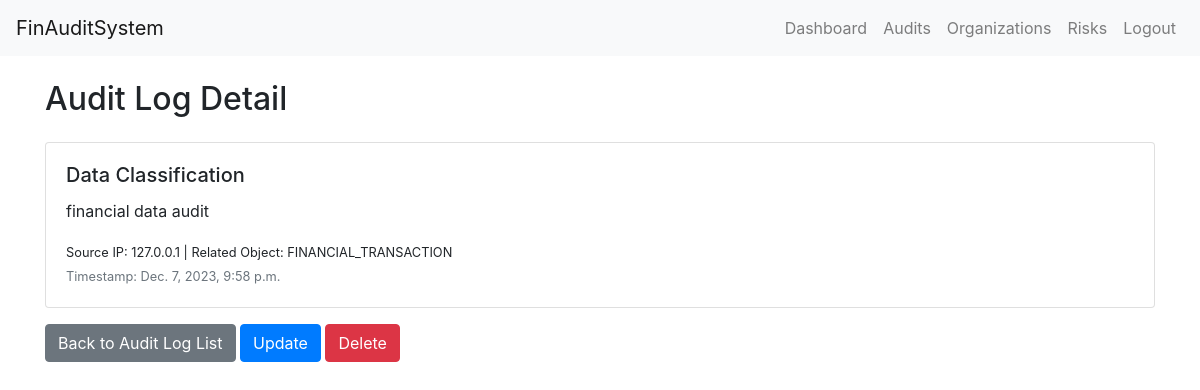
Page /audit/audit-log/2/ (signed in) on the committed database.
### audit/models.py (models this page shows, shortened)
class AuditLog(models.Model):
    AUDIT_ACTIONS = [
    ('AUTOMATED_AUDIT', 'Automated Audit'),
    ('DATA_CLASSIFICATION', 'Data Classification'),
    ('TPA_REGULAR_CHECK', 'TPA Regular Check'),
    ('DYNAMIC_DATA_OPERATION', 'Dynamic Data Operation'),
    ('RISK_ASSESSMENT', 'Risk Assessment'),
    ('USER_COLLABORATION', 'User Collaboration'),
    ('INFO_MANAGEMENT', 'Information Management'),
    ('SYSTEM_EFFICIENCY', 'System Efficiency'),
    ('COMPLIANCE_CHECK', 'Compliance Check'),
    ('SECURITY_INCIDENT', 'Security Incident Investigation'),
    ('DATA_BACKUP_RESTORE', 'Data Backup and Restore'),
    ('ACCESS_GRANT_REVOKE', 'Access Grant/Revoke'),
    ('AUDIT_REPORT_GENERATION', 'Audit Report Generation'),
    ('SYSTEM_UPGRADE', 'System Upgrade'),
    ('EXTERNAL_SYSTEM_INTEGRATION', 'External System Integration'),
]
    RELATED_OBJECTS = [
    ('USER_ACCOUNT', 'User Account'),
    ('FINANCIAL_TRANSACTION', 'Financial Transaction'),
    ('DATA_RECORD', 'Data Record'),
    ('DATABASE_TABLE', 'Database Table'),
    ('SYSTEM_SETTING', 'System Setting'),
    ('DOCUMENT', 'Document'),
    ('SECURITY_POLICY', 'Security Policy'),
    ('APPLICATION', 'Application'),
    ('NETWORK_DEVICE', 'Network Device'),
    ('EMPLOYEE_RECORD', 'Employee Record'),
    ('VENDOR_CONTRACT', 'Vendor Contract'),
    ('CLIENT_RECORD', 'Client Record'),
    ('PROJECT', 'Project'),
    ('SERVICE_REQUEST', 'Service Request'),
    ('AUDIT_LOG_ENTRY', 'Audit Log Entry'),
]
    user = models.ForeignKey(User, on_delete=models.CASCADE)
    action = models.CharField(max_length=50, choices=AUDIT_ACTIONS)
    description = models.TextField(blank=True, null=True)
    source_ip = models.GenericIPAddressField(blank=True, null=True)
    related_object = models.CharField(max_length=50, choices=RELATED_OBJECTS)
    timestamp = models.DateTimeField(auto_now_add=True)

### audit/views.py (the view)
# urls.py: path('audit-log/<int:audit_log_id>/', views.audit_log_detail, name='audit_log_detail'),
@login_required
def audit_log_detail(request, audit_log_id):
    audit_log = get_object_or_404(AuditLog, id=audit_log_id, user=request.user)
    return render(request, 'audit/audit_log_detail.html', {'audit_log': audit_log})

### templates/audit/audit_log_detail.html (shortened to what this page needs)
{% extends 'base.html' %}
{% block content %}
  <div class="container mt-4">
    <h2 class="mb-4">Audit Log Detail</h2>
    <div class="card">
      <div class="card-body">
        <h5 class="card-title">{{ audit_log.get_action_display }}</h5>
        <p class="card-text">{{ audit_log.description }}</p>
        <small>Source IP: {{ audit_log.source_ip }} | Related Object: {{ audit_log.related_object }}</small>
        <p class="card-text"><small class="text-muted">Timestamp: {{ audit_log.timestamp }}</small></p>
      </div>
    </div>
    <div class="mt-3">
      <a href="{% url 'audit:audit_log_list' %}" class="btn btn-secondary">Back to Audit Log List</a>
      <a href="{% url 'audit:audit_log_update' audit_log.id %}" class="btn btn-primary">Update</a>
      <a href="{% url 'audit:audit_log_delete' audit_log.id %}" class="btn btn-danger">Delete</a>
    </div>
  </div>
{% endblock %}

### rows in the picture
AuditLog: action "Data Classification", description "financial data audit", source_ip "127.0.0.1", related_object "FINANCIAL_TRANSACTION", timestamp "Dec. 7, 2023, 9:58 p.m."
